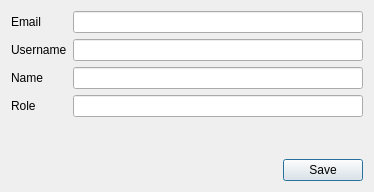
<?xml version="1.0" encoding="UTF-8"?>
<ui version="4.0">
 <class>UserProfileDialog</class>
 <widget class="QDialog" name="UserProfileDialog">
  <property name="geometry">
   <rect>
    <x>0</x>
    <y>0</y>
    <width>374</width>
    <height>192</height>
   </rect>
  </property>
  <property name="windowTitle">
   <string>Profile</string>
  </property>
  <layout class="QGridLayout" name="gridLayout">
   <item row="0" column="0">
    <layout class="QFormLayout" name="formLayout">
     <property name="labelAlignment">
      <set>Qt::AlignmentFlag::AlignLeading|Qt::AlignmentFlag::AlignLeft|Qt::AlignmentFlag::AlignVCenter</set>
     </property>
     <item row="0" column="0">
      <widget class="QLabel" name="labelEmail">
       <property name="text">
        <string>Email</string>
       </property>
      </widget>
     </item>
     <item row="0" column="1">
      <widget class="QLineEdit" name="lineEditEmail"/>
     </item>
     <item row="1" column="0">
      <widget class="QLabel" name="labelUsername">
       <property name="text">
        <string>Username</string>
       </property>
      </widget>
     </item>
     <item row="1" column="1">
      <widget class="QLineEdit" name="lineEditUsername"/>
     </item>
     <item row="2" column="0">
      <widget class="QLabel" name="labelName">
       <property name="text">
        <string>Name</string>
       </property>
      </widget>
     </item>
     <item row="2" column="1">
      <widget class="QLineEdit" name="lineEditName"/>
     </item>
     <item row="3" column="0">
      <widget class="QLabel" name="label">
       <property name="text">
        <string>Role</string>
       </property>
      </widget>
     </item>
     <item row="3" column="1">
      <widget class="QLineEdit" name="lineEditRole">
       <property name="readOnly">
        <bool>true</bool>
       </property>
      </widget>
     </item>
    </layout>
   </item>
   <item row="2" column="0">
    <layout class="QHBoxLayout" name="horizontalLayout">
     <item>
      <spacer name="horizontalSpacer">
       <property name="orientation">
        <enum>Qt::Orientation::Horizontal</enum>
       </property>
       <property name="sizeHint" stdset="0">
        <size>
         <width>73</width>
         <height>20</height>
        </size>
       </property>
      </spacer>
     </item>
     <item>
      <widget class="QPushButton" name="pushButtonSave">
       <property name="text">
        <string>Save</string>
       </property>
       <property name="default">
        <bool>true</bool>
       </property>
      </widget>
     </item>
    </layout>
   </item>
   <item row="1" column="0">
    <spacer name="verticalSpacer">
     <property name="orientation">
      <enum>Qt::Orientation::Vertical</enum>
     </property>
     <property name="sizeHint" stdset="0">
      <size>
       <width>20</width>
       <height>40</height>
      </size>
     </property>
    </spacer>
   </item>
  </layout>
 </widget>
 <resources/>
 <connections/>
</ui>
